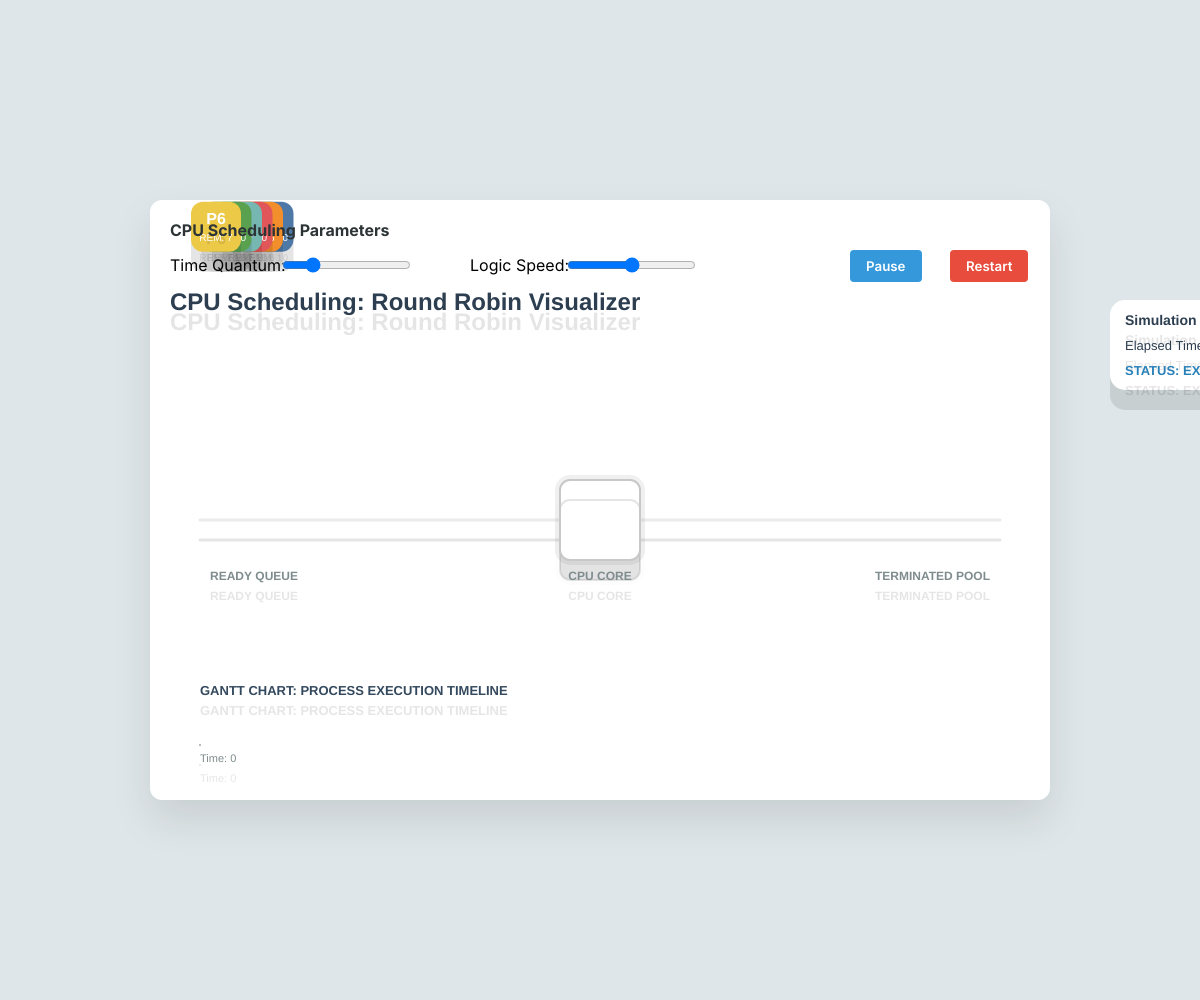
Frame 1 (no input)
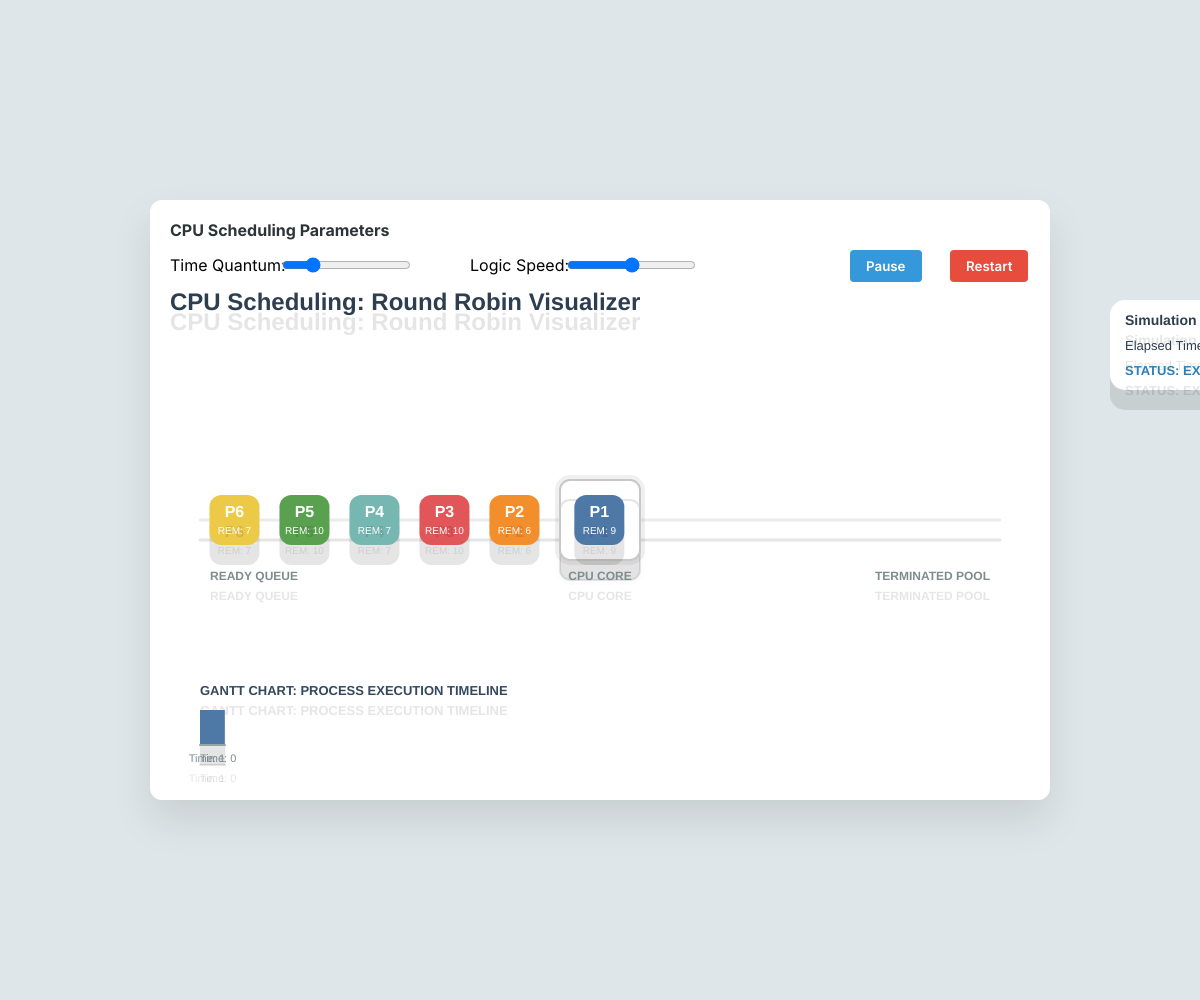
Frame 60 (no input)
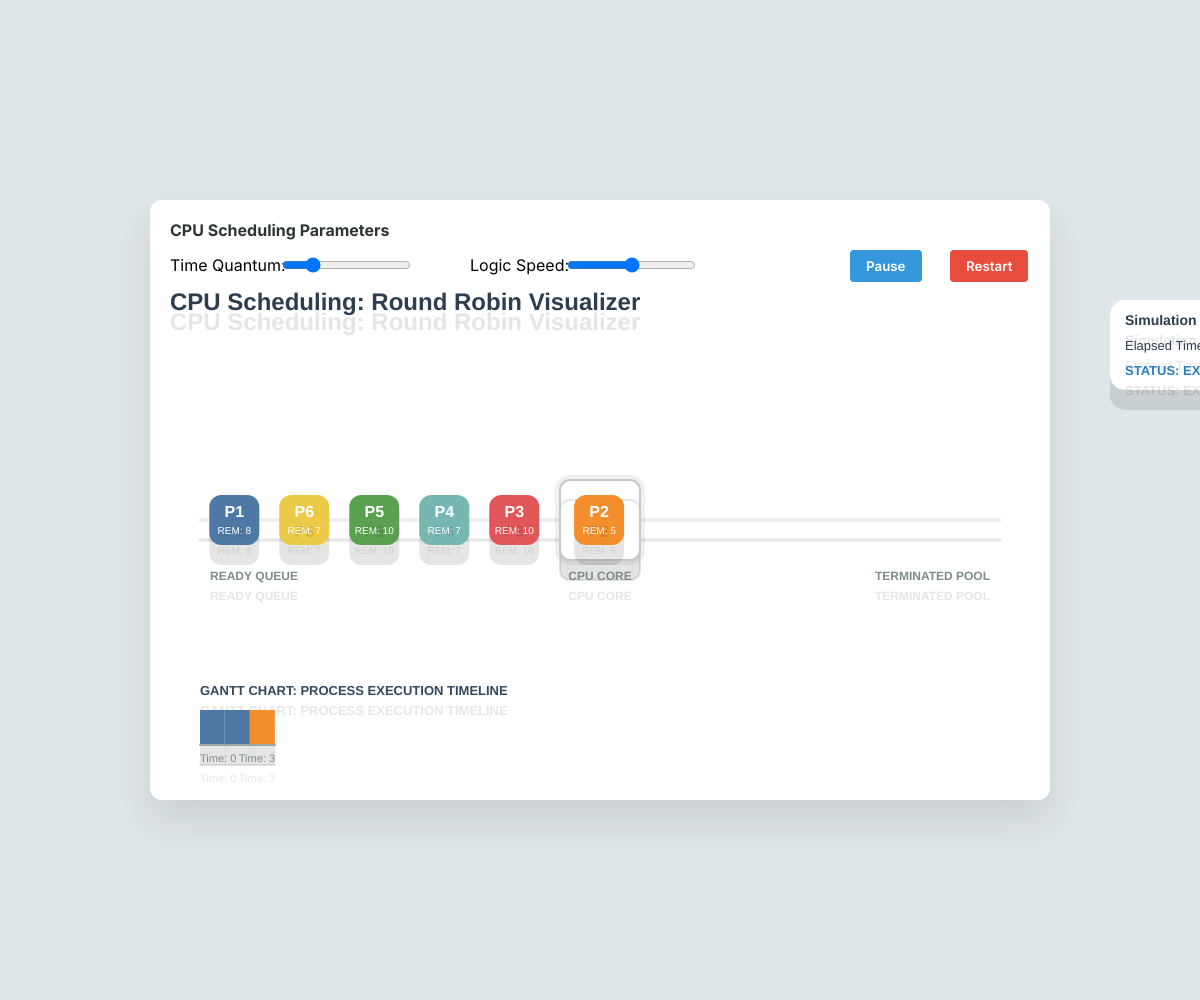
Frame 120 (the mouse pressed at the canvas centre since frame 60)

The p5.js sketch that drew these frames (run headless with seeded random() and noise() and a simulated clock; from frame 60 on, the mouse is pressed at the canvas centre):

// p5.js sketch
// ── sketch.js

let processes = [];
let readyQueue = [];
let finishedProcesses = [];
let cpuProcess = null;

let systemTime = 0;
let timer = 0;
let isSimulationComplete = false;

// UI Elements
// UI Elements
let quantumSlider, speedSlider, btn, pauseBtn;
let titleElement, qLabel, sLabel;
let isPaused = false;
let offsetX = 0;
let offsetY = 0;

// Layout Constants
const CANVAS_W = 900;
const CANVAS_H = 600;
const CPU_POS = { x: 450, y: 320 };
const GANTT_Y = 510;

function setup() {
    createCanvas(windowWidth, windowHeight);

    // Initialize UI elements once
    titleElement = createP('<b>CPU Scheduling Parameters</b>');
    titleElement.style('font-family', 'Inter, sans-serif');
    titleElement.style('margin', '0');
    titleElement.style('color', '#2d3436');

    qLabel = createSpan('Time Quantum: ');
    qLabel.style('font-family', 'Inter, sans-serif');

    quantumSlider = createSlider(1, 6, 2, 1);

    sLabel = createSpan('Logic Speed: ');
    sLabel.style('font-family', 'Inter, sans-serif');

    speedSlider = createSlider(1, 60, 30, 5);

    btn = createButton('Restart');
    btn.mousePressed(resetSimulation);
    btn.style('padding', '8px 16px');
    btn.style('cursor', 'pointer');
    btn.style('background', '#e74c3c');
    btn.style('color', 'white');
    btn.style('border', 'none');
    btn.style('border-radius', '4px');
    btn.style('font-family', 'Inter, sans-serif');
    btn.style('font-weight', '600');

    pauseBtn = createButton('Pause');
    pauseBtn.mousePressed(togglePause);
    pauseBtn.style('padding', '8px 16px');
    pauseBtn.style('cursor', 'pointer');
    pauseBtn.style('background', '#3498db');
    pauseBtn.style('color', 'white');
    pauseBtn.style('border', 'none');
    pauseBtn.style('border-radius', '4px');
    pauseBtn.style('font-family', 'Inter, sans-serif');
    pauseBtn.style('font-weight', '600');

    // Calculate positions
    repositionUI();

    resetSimulation();
}

function windowResized() {
    resizeCanvas(windowWidth, windowHeight);
    repositionUI();
}

function repositionUI() {
    // Center the 900x600 content
    offsetX = (width - CANVAS_W) / 2;
    offsetY = (height - CANVAS_H) / 2;

    // Ensure we don't go off-screen top/left
    offsetX = max(0, offsetX);
    offsetY = max(0, offsetY);

    let topMargin = offsetY + 20;

    titleElement.position(offsetX + 20, topMargin);

    qLabel.position(offsetX + 20, topMargin + 35);
    quantumSlider.position(offsetX + 130, topMargin + 35);

    sLabel.position(offsetX + 320, topMargin + 35);
    speedSlider.position(offsetX + 415, topMargin + 35);

    pauseBtn.position(offsetX + 700, topMargin + 30);
    btn.position(offsetX + 800, topMargin + 30);
}


function togglePause() {
    isPaused = !isPaused;
    if (isPaused) {
        pauseBtn.html('Resume');
        pauseBtn.style('background', '#27ae60');
    } else {
        pauseBtn.html('Pause');
        pauseBtn.style('background', '#3498db');
    }
}

function resetSimulation() {
    isPaused = false;
    if (pauseBtn) {
        pauseBtn.html('Pause');
        pauseBtn.style('background', '#3498db');
    }
    processes = [];
    readyQueue = [];
    finishedProcesses = [];
    cpuProcess = null;
    systemTime = 0;
    timer = 0;
    isSimulationComplete = false;

    const palette = ['#4E79A7', '#F28E2B', '#E15759', '#76B7B2', '#59A14F', '#EDC948'];

    for (let i = 0; i < 6; i++) {
        let p = {
            id: "P" + (i + 1),
            burst: floor(random(5, 12)),
            remaining: 0,
            color: palette[i],
            x: 50,
            y: -50,
            targetX: 50,
            targetY: 50,
            history: []
        };
        p.remaining = p.burst;
        processes.push(p);
        readyQueue.push(p);
    }
}

function draw() {

    background('#dfe6e9'); // Page background

    // Draw the "App" container
    noStroke();

    // Shadow for main container
    drawingContext.shadowOffsetX = 0;
    drawingContext.shadowOffsetY = 20;
    drawingContext.shadowBlur = 40;
    drawingContext.shadowColor = 'rgba(0,0,0,0.1)';

    fill(255);
    rect(offsetX, offsetY, CANVAS_W, CANVAS_H, 12); // Rounded corners for container

    drawingContext.shadowBlur = 0; // Reset shadow

    push();
    translate(offsetX, offsetY);

    drawStaticLabels();
    updateLogic();
    renderProcesses();
    drawGanttChart();
    drawStatusOverlay();
    pop();
}

function drawStaticLabels() {
    // Title
    noStroke();
    fill(44, 62, 80);
    textAlign(LEFT);
    textSize(24);
    textStyle(BOLD);
    text("CPU Scheduling: Round Robin Visualizer", 20, 110);

    // Background Guide Line (Conveyor belt)
    stroke(235);
    strokeWeight(3);
    line(50, CPU_POS.y, 850, CPU_POS.y);

    // CPU Socket Design
    noStroke();
    fill(0, 15);
    rect(CPU_POS.x - 45, CPU_POS.y - 45, 90, 90, 15); // Shadow
    fill(255);
    stroke(200);
    strokeWeight(2);
    rect(CPU_POS.x - 40, CPU_POS.y - 40, 80, 80, 10);

    fill(127, 140, 141);
    noStroke();
    textAlign(CENTER);
    textSize(12);
    textStyle(BOLD);
    text("CPU CORE", CPU_POS.x, CPU_POS.y + 60);

    textAlign(LEFT);
    text("READY QUEUE", 60, CPU_POS.y + 60);
    textAlign(RIGHT);
    text("TERMINATED POOL", 840, CPU_POS.y + 60);
}

function updateLogic() {
    // Halt if all processes are finished
    if (finishedProcesses.length === processes.length) {
        isSimulationComplete = true;
        return;
    }

    // Update logic at frequency controlled by speedSlider
    if (!isPaused && frameCount % speedSlider.value() === 0) {

        // Check if CPU is vacant
        if (cpuProcess === null && readyQueue.length > 0) {
            cpuProcess = readyQueue.shift();
            timer = 0;
        }

        if (cpuProcess) {
            cpuProcess.remaining--;
            timer++;
            systemTime++;
            cpuProcess.history.push(systemTime);

            if (cpuProcess.remaining <= 0) {
                finishedProcesses.push(cpuProcess);
                cpuProcess = null;
            }
            else if (timer >= quantumSlider.value()) {
                readyQueue.push(cpuProcess);
                cpuProcess = null;
            }
        } else {
            systemTime++;
        }
    }
}

function renderProcesses() {
    // Position targets for animation
    for (let i = 0; i < readyQueue.length; i++) {
        readyQueue[i].targetX = CPU_POS.x - 110 - (i * 70);
        readyQueue[i].targetY = CPU_POS.y - 25;
    }

    if (cpuProcess) {
        cpuProcess.targetX = CPU_POS.x - 25;
        cpuProcess.targetY = CPU_POS.y - 25;
    }

    for (let i = 0; i < finishedProcesses.length; i++) {
        finishedProcesses[i].targetX = 800 + (i * 5);
        finishedProcesses[i].targetY = 320;
    }

    // Render using LERP
    for (let p of processes) {
        p.x = lerp(p.x, p.targetX, 0.15);
        p.y = lerp(p.y, p.targetY, 0.15);

        push();
        translate(p.x, p.y);

        noStroke();
        fill(p.color);
        rect(0, 0, 50, 50, 12);

        // Label
        fill(255);
        noStroke();
        textAlign(CENTER, CENTER);
        textStyle(BOLD);
        textSize(16);
        text(p.id, 25, 18);
        textStyle(NORMAL);
        textSize(10);
        text("REM: " + p.remaining, 25, 36);
        pop();
    }
}

function drawGanttChart() {
    const startX = 50;
    const maxWidth = width - 100;
    const blockW = min(25, maxWidth / (systemTime + 1));

    fill(52, 73, 94);
    noStroke();
    textAlign(LEFT);
    textStyle(BOLD);
    textSize(13);
    text("GANTT CHART: PROCESS EXECUTION TIMELINE", startX, GANTT_Y - 15);

    for (let t = 1; t <= systemTime; t++) {
        for (let p of processes) {
            if (p.history.includes(t)) {
                fill(p.color);
                noStroke();
                rect(startX + (t - 1) * blockW, GANTT_Y, blockW, 35);

                stroke(255, 40);
                line(startX + t * blockW, GANTT_Y, startX + t * blockW, GANTT_Y + 35);
            }
        }
    }

    stroke(149, 165, 166);
    strokeWeight(2);
    line(startX, GANTT_Y + 35, startX + (systemTime * blockW), GANTT_Y + 35);

    fill(127, 140, 141);
    noStroke();
    textStyle(NORMAL);
    textSize(11);
    text("Time: 0", startX, GANTT_Y + 52);
    if (systemTime > 0) {
        textAlign(RIGHT);
        text("Time: " + systemTime, startX + (systemTime * blockW), GANTT_Y + 52);
    }
}

function drawStatusOverlay() {
    // Status Dashboard
    fill(255);
    noStroke();
    rect(width - 240, 100, 220, 90, 15);

    fill(44, 62, 80);
    textAlign(LEFT);
    textSize(14);
    textStyle(BOLD);
    text("Simulation Stats", width - 225, 125);

    textStyle(NORMAL);
    textSize(13);
    text(`Elapsed Time: ${systemTime}`, width - 225, 150);

    if (isSimulationComplete) {
        fill('#27ae60');
        textStyle(BOLD);
        text("STATUS: ALL FINISHED", width - 225, 175);
    } else if (isPaused) {
        fill('#f39c12');
        textStyle(BOLD);
        text("STATUS: PAUSED", width - 225, 175);
    } else {
        fill('#2980b9');
        textStyle(BOLD);
        text("STATUS: EXECUTING...", width - 225, 175);
    }
}

function keyPressed() {
    if (key === 'r' || key === 'R') resetSimulation();
}
